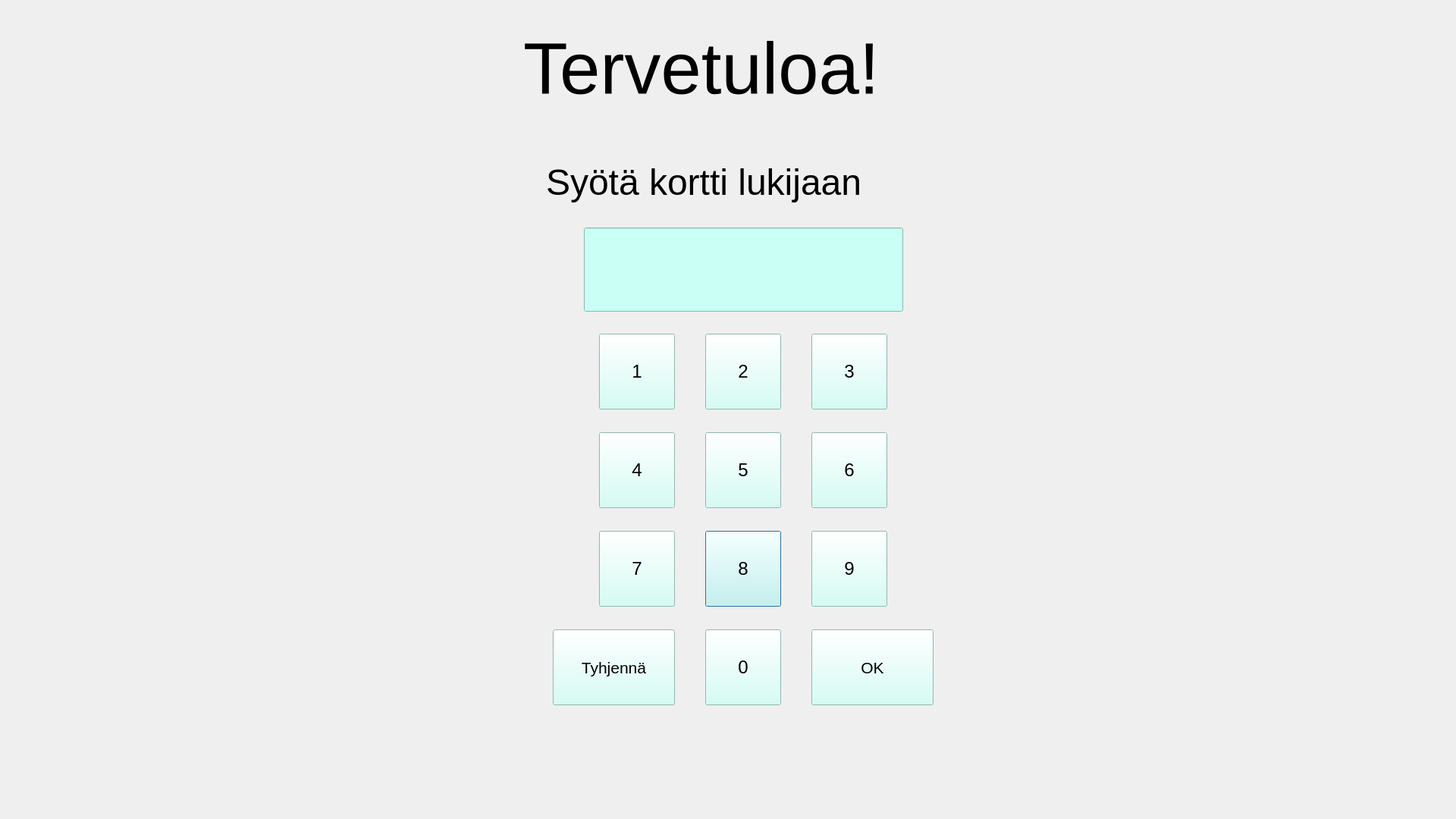
<?xml version="1.0" encoding="UTF-8"?>
<ui version="4.0">
 <class>KirjauduSisaanMoottori</class>
 <widget class="QDialog" name="KirjauduSisaanMoottori">
  <property name="geometry">
   <rect>
    <x>0</x>
    <y>0</y>
    <width>1920</width>
    <height>1080</height>
   </rect>
  </property>
  <property name="windowTitle">
   <string>Dialog</string>
  </property>
  <widget class="QPushButton" name="pushButton_8">
   <property name="geometry">
    <rect>
     <x>930</x>
     <y>700</y>
     <width>100</width>
     <height>100</height>
    </rect>
   </property>
   <property name="font">
    <font>
     <pointsize>18</pointsize>
    </font>
   </property>
   <property name="styleSheet">
    <string notr="true">background-color: rgb(201, 255, 245);</string>
   </property>
   <property name="text">
    <string>8</string>
   </property>
  </widget>
  <widget class="QLineEdit" name="lineEditSalasana">
   <property name="geometry">
    <rect>
     <x>770</x>
     <y>300</y>
     <width>421</width>
     <height>111</height>
    </rect>
   </property>
   <property name="font">
    <font>
     <pointsize>18</pointsize>
    </font>
   </property>
   <property name="cursor">
    <cursorShape>IBeamCursor</cursorShape>
   </property>
   <property name="toolTipDuration">
    <number>0</number>
   </property>
   <property name="layoutDirection">
    <enum>Qt::LeftToRight</enum>
   </property>
   <property name="styleSheet">
    <string notr="true">background-color: rgb(201, 255, 245);</string>
   </property>
   <property name="echoMode">
    <enum>QLineEdit::Normal</enum>
   </property>
   <property name="alignment">
    <set>Qt::AlignCenter</set>
   </property>
  </widget>
  <widget class="QPushButton" name="pushButton_7">
   <property name="geometry">
    <rect>
     <x>790</x>
     <y>700</y>
     <width>100</width>
     <height>100</height>
    </rect>
   </property>
   <property name="font">
    <font>
     <pointsize>18</pointsize>
    </font>
   </property>
   <property name="styleSheet">
    <string notr="true">background-color: rgb(201, 255, 245);</string>
   </property>
   <property name="text">
    <string>7</string>
   </property>
  </widget>
  <widget class="QPushButton" name="pushButton_9">
   <property name="geometry">
    <rect>
     <x>1070</x>
     <y>700</y>
     <width>100</width>
     <height>100</height>
    </rect>
   </property>
   <property name="font">
    <font>
     <pointsize>18</pointsize>
    </font>
   </property>
   <property name="styleSheet">
    <string notr="true">background-color: rgb(201, 255, 245);</string>
   </property>
   <property name="text">
    <string>9</string>
   </property>
  </widget>
  <widget class="QPushButton" name="pushButton_6">
   <property name="geometry">
    <rect>
     <x>1070</x>
     <y>570</y>
     <width>100</width>
     <height>100</height>
    </rect>
   </property>
   <property name="font">
    <font>
     <pointsize>18</pointsize>
    </font>
   </property>
   <property name="styleSheet">
    <string notr="true">background-color: rgb(201, 255, 245);</string>
   </property>
   <property name="text">
    <string>6</string>
   </property>
  </widget>
  <widget class="QPushButton" name="pushButton_0">
   <property name="geometry">
    <rect>
     <x>930</x>
     <y>830</y>
     <width>100</width>
     <height>100</height>
    </rect>
   </property>
   <property name="font">
    <font>
     <pointsize>18</pointsize>
    </font>
   </property>
   <property name="styleSheet">
    <string notr="true">background-color: rgb(201, 255, 245);</string>
   </property>
   <property name="text">
    <string>0</string>
   </property>
  </widget>
  <widget class="QPushButton" name="pushButtonOK">
   <property name="geometry">
    <rect>
     <x>1070</x>
     <y>830</y>
     <width>161</width>
     <height>100</height>
    </rect>
   </property>
   <property name="font">
    <font>
     <pointsize>16</pointsize>
    </font>
   </property>
   <property name="styleSheet">
    <string notr="true">background-color: rgb(201, 255, 245);</string>
   </property>
   <property name="text">
    <string>OK</string>
   </property>
  </widget>
  <widget class="QPushButton" name="pushButtonPeru">
   <property name="geometry">
    <rect>
     <x>729</x>
     <y>830</y>
     <width>161</width>
     <height>100</height>
    </rect>
   </property>
   <property name="font">
    <font>
     <pointsize>16</pointsize>
    </font>
   </property>
   <property name="layoutDirection">
    <enum>Qt::RightToLeft</enum>
   </property>
   <property name="styleSheet">
    <string notr="true">background-color: rgb(201, 255, 245);</string>
   </property>
   <property name="text">
    <string>Tyhjennä</string>
   </property>
  </widget>
  <widget class="QPushButton" name="pushButton_3">
   <property name="geometry">
    <rect>
     <x>1070</x>
     <y>440</y>
     <width>100</width>
     <height>100</height>
    </rect>
   </property>
   <property name="font">
    <font>
     <pointsize>18</pointsize>
    </font>
   </property>
   <property name="styleSheet">
    <string notr="true">background-color: rgb(201, 255, 245);</string>
   </property>
   <property name="text">
    <string>3</string>
   </property>
  </widget>
  <widget class="QPushButton" name="pushButton_2">
   <property name="geometry">
    <rect>
     <x>930</x>
     <y>440</y>
     <width>100</width>
     <height>100</height>
    </rect>
   </property>
   <property name="font">
    <font>
     <pointsize>18</pointsize>
    </font>
   </property>
   <property name="styleSheet">
    <string notr="true">background-color: rgb(201, 255, 245);</string>
   </property>
   <property name="text">
    <string>2</string>
   </property>
  </widget>
  <widget class="QPushButton" name="pushButton_4">
   <property name="geometry">
    <rect>
     <x>790</x>
     <y>570</y>
     <width>100</width>
     <height>100</height>
    </rect>
   </property>
   <property name="font">
    <font>
     <pointsize>18</pointsize>
    </font>
   </property>
   <property name="styleSheet">
    <string notr="true">background-color: rgb(201, 255, 245);</string>
   </property>
   <property name="text">
    <string>4</string>
   </property>
  </widget>
  <widget class="QPushButton" name="pushButton_1">
   <property name="geometry">
    <rect>
     <x>790</x>
     <y>440</y>
     <width>100</width>
     <height>100</height>
    </rect>
   </property>
   <property name="font">
    <font>
     <pointsize>18</pointsize>
    </font>
   </property>
   <property name="styleSheet">
    <string notr="true">background-color: rgb(201, 255, 245);</string>
   </property>
   <property name="text">
    <string>1</string>
   </property>
  </widget>
  <widget class="QPushButton" name="pushButton_5">
   <property name="geometry">
    <rect>
     <x>930</x>
     <y>570</y>
     <width>100</width>
     <height>100</height>
    </rect>
   </property>
   <property name="font">
    <font>
     <pointsize>18</pointsize>
    </font>
   </property>
   <property name="styleSheet">
    <string notr="true">background-color: rgb(201, 255, 245);</string>
   </property>
   <property name="text">
    <string>5</string>
   </property>
  </widget>
  <widget class="QLabel" name="label_2">
   <property name="geometry">
    <rect>
     <x>690</x>
     <y>40</y>
     <width>631</width>
     <height>101</height>
    </rect>
   </property>
   <property name="palette">
    <palette>
     <active/>
     <inactive/>
     <disabled/>
    </palette>
   </property>
   <property name="font">
    <font>
     <pointsize>72</pointsize>
     <weight>50</weight>
     <bold>false</bold>
    </font>
   </property>
   <property name="text">
    <string>Tervetuloa!</string>
   </property>
  </widget>
  <widget class="QLabel" name="label">
   <property name="geometry">
    <rect>
     <x>720</x>
     <y>200</y>
     <width>561</width>
     <height>81</height>
    </rect>
   </property>
   <property name="font">
    <font>
     <pointsize>36</pointsize>
     <weight>50</weight>
     <bold>false</bold>
    </font>
   </property>
   <property name="frameShape">
    <enum>QFrame::NoFrame</enum>
   </property>
   <property name="text">
    <string>Syötä kortti lukijaan</string>
   </property>
  </widget>
 </widget>
 <resources/>
 <connections/>
</ui>
